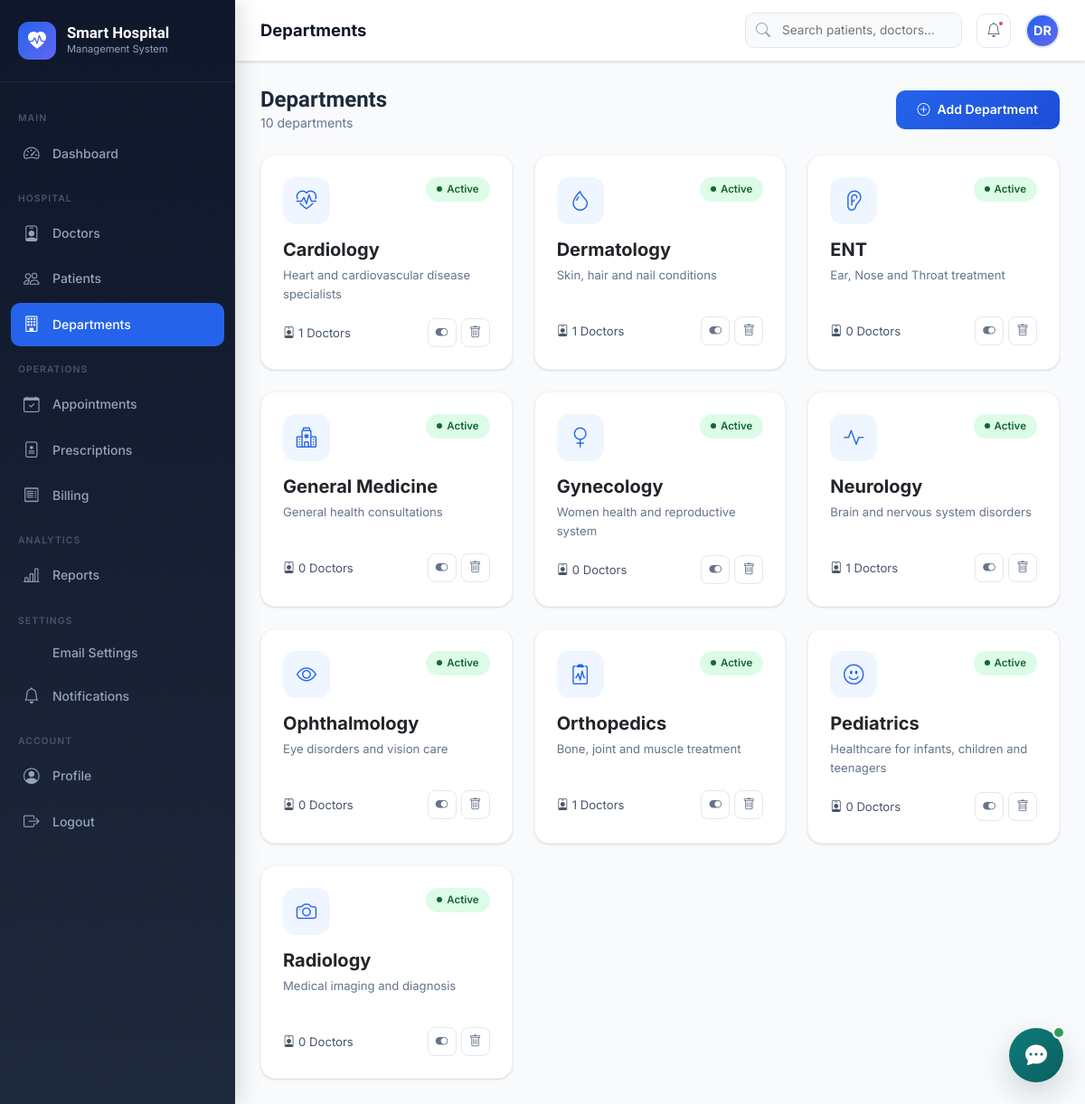
The app's page /admin/departments.php (signed in) with its own data.
### tables this page shows
CREATE TABLE departments (
    id INT AUTO_INCREMENT PRIMARY KEY,
    name VARCHAR(100) NOT NULL,
    description TEXT,
    icon VARCHAR(50) DEFAULT 'hospital',
    status ENUM('active','inactive') DEFAULT 'active',
    created_at TIMESTAMP DEFAULT CURRENT_TIMESTAMP
);

### config.php (called while the page is built, shortened)
<?php
function e(string $s): string { return htmlspecialchars($s, ENT_QUOTES, 'UTF-8'); }

### admin/departments.php (the view, shortened to what this page needs)
<?php
require_once '../config.php';
$db = getDB();
$departments = $db->query("
    SELECT d.*, COUNT(doc.id) AS doctor_count
    FROM departments d
    LEFT JOIN doctors doc ON d.id = doc.department_id
    GROUP BY d.id ORDER BY d.name
")->fetchAll();
$pageTitle = 'Departments'; $activeMenu = 'departments';
include '../includes/layout_header.php';
?>
<div class="d-flex align-items-center justify-content-between mb-4 flex-wrap gap-3">
  <div>
    <h4 style="font-family:var(--font-display);font-weight:800;margin:0">Departments</h4>
    <p style="color:#64748B;font-size:.875rem;margin:0"><?= count($departments) ?> departments</p>
  </div>
  <button class="btn-primary-custom" onclick="openModal('add-dept-modal')">
    <i class="bi bi-plus-circle"></i> Add Department
  </button>
</div>
<div class="row g-4">
<?php
foreach($departments as $dept):
?>
<div class="col-lg-4 col-md-6" id="dept-<?= $dept['id'] ?>">
  <div class="card h-100">
    <div class="card-body">
      <div style="display:flex;align-items:flex-start;justify-content:space-between;margin-bottom:16px">
        <div style="width:52px;height:52px;border-radius:14px;background:var(--primary-light);display:flex;align-items:center;justify-content:center;font-size:1.4rem;color:var(--primary)">
          <i class="bi bi-<?= e($dept['icon'] ?? 'hospital') ?>"></i>
        </div>
        <span class="badge-pill <?= $dept['status'] ?>" id="dept-badge-<?= $dept['id'] ?>"><?= ucfirst($dept['status']) ?></span>
      </div>
      <h5 style="font-weight:700;margin-bottom:6px"><?= e($dept['name']) ?></h5>
      <p style="font-size:.82rem;color:#64748B;margin-bottom:16px;min-height:40px"><?= e($dept['description'] ?? '') ?></p>
      <div style="display:flex;align-items:center;justify-content:space-between">
        <span style="font-size:.82rem;color:#475569"><i class="bi bi-person-badge me-1"></i><?= $dept['doctor_count'] ?> Doctors</span>
        <div style="display:flex;gap:5px">
          <button class="btn-sm-action success" onclick="toggleDept(<?= $dept['id'] ?>,'<?= $dept['status'] ?>')" title="Toggle"><i class="bi bi-toggle-on"></i></button>
          <button class="btn-sm-action danger" onclick="deleteDept(<?= $dept['id'] ?>,'<?= e($dept['name']) ?>')" title="Delete"><i class="bi bi-trash"></i></button>
        </div>
      </div>
    </div>
  </div>
</div>
<?php endforeach; ?>
</div>
<?php include '../includes/layout_footer.php'; ?>

### includes/layout_header.php (shortened to what this page needs)
<?php
function getSidebarNav(string $role): array {
    $adminNav = [
        ['section' => 'Main'],
        ['href' => '/admin/dashboard.php',       'icon' => 'bi-speedometer2',    'label' => 'Dashboard',     'key' => 'dashboard'],
        ['section' => 'Hospital'],
        ['href' => '/admin/manage_doctors.php',  'icon' => 'bi-person-badge',    'label' => 'Doctors',       'key' => 'doctors'],
        ['href' => '/admin/manage_patients.php', 'icon' => 'bi-people',          'label' => 'Patients',      'key' => 'patients'],
        ['href' => '/admin/departments.php',     'icon' => 'bi-building',        'label' => 'Departments',   'key' => 'departments'],
        ['section' => 'Operations'],
        ['href' => '/admin/appointments.php',    'icon' => 'bi-calendar-check',  'label' => 'Appointments',  'key' => 'appointments'],
        ['href' => '/admin/prescriptions.php',   'icon' => 'bi-file-medical',    'label' => 'Prescriptions', 'key' => 'prescriptions'],
        ['href' => '/admin/billing.php',         'icon' => 'bi-receipt',         'label' => 'Billing',       'key' => 'billing'],
        ['section' => 'Analytics'],
        ['href' => '/admin/reports.php',         'icon' => 'bi-bar-chart-line',  'label' => 'Reports',         'key' => 'reports'],
        ['section' => 'Settings'],
        ['href' => '/admin/email_settings.php',  'icon' => 'bi-envelope-gear',   'label' => 'Email Settings',  'key' => 'email_settings'],
        ['href' => '/notifications.php',         'icon' => 'bi-bell',            'label' => 'Notifications',   'key' => 'notifications'],
        ['section' => 'Account'],
        ['href' => '/admin/profile.php',         'icon' => 'bi-person-circle',   'label' => 'Profile',         'key' => 'profile'],
        ['href' => '/logout.php',                'icon' => 'bi-box-arrow-right', 'label' => 'Logout',          'key' => 'logout'],
    ];
    $doctorNav = [
        ['section' => 'Main'],
        ['href' => '/doctor/dashboard.php',      'icon' => 'bi-speedometer2',    'label' => 'Dashboard',     'key' => 'dashboard'],
        ['section' => 'Clinical'],
        ['href' => '/doctor/appointments.php',   'icon' => 'bi-calendar-check',  'label' => 'Appointments',  'key' => 'appointments'],
        ['href' => '/doctor/prescriptions.php',  'icon' => 'bi-file-medical',    'label' => 'Prescriptions', 'key' => 'prescriptions'],
        ['href' => '/doctor/patients.php',       'icon' => 'bi-people',          'label' => 'My Patients',   'key' => 'patients'],
        ['section' => 'Account'],
        ['href' => '/notifications.php',         'icon' => 'bi-bell',            'label' => 'Notifications',   'key' => 'notifications'],
        ['href' => '/doctor/profile.php',        'icon' => 'bi-person-circle',   'label' => 'Profile',       'key' => 'profile'],
        ['href' => '/logout.php',                'icon' => 'bi-box-arrow-right', 'label' => 'Logout',        'key' => 'logout'],
    ];
    $patientNav = [
        ['section' => 'Main'],
        ['href' => '/patient/dashboard.php',         'icon' => 'bi-speedometer2',  'label' => 'Dashboard',       'key' => 'dashboard'],
        ['section' => 'My Health'],
        ['href' => '/patient/book_appointment.php',  'icon' => 'bi-calendar-plus', 'label' => 'Book Appointment', 'key' => 'book'],
        ['href' => '/patient/appointments.php',      'icon' => 'bi-calendar-check','label' => 'My Appointments',  'key' => 'appointments'],
        ['href' => '/patient/prescriptions.php',     'icon' => 'bi-file-medical',  'label' => 'Prescriptions',    'key' => 'prescriptions'],
        ['href' => '/patient/medical_records.php',   'icon' => 'bi-folder-heart',  'label' => 'Medical Records',  'key' => 'records'],
        ['href' => '/patient/billing.php',           'icon' => 'bi-receipt',       'label' => 'Bills',            'key' => 'billing'],
        ['section' => 'Account'],
        ['href' => '/notifications.php',             'icon' => 'bi-bell',          'label' => 'Notifications',    'key' => 'notifications'],
        ['href' => '/patient/profile.php',           'icon' => 'bi-person-circle', 'label' => 'Profile',          'key' => 'profile'],
        ['href' => '/logout.php',                    'icon' => 'bi-box-arrow-right','label' => 'Logout',          'key' => 'logout'],
    ];
    return match($role) {
        'admin'  => $adminNav,
        'doctor' => $doctorNav,
        default  => $patientNav,
    };
}
?>
<!DOCTYPE html>
<html lang="en">
<head>
<link href="https://cdn.jsdelivr.net/npm/bootstrap-icons@1.11.3/font/bootstrap-icons.css" rel="stylesheet">
<link href="https://cdn.jsdelivr.net/npm/bootstrap@5.3.2/dist/css/bootstrap.min.css" rel="stylesheet">
<link href="<?= APP_URL ?>/assets/css/style.css" rel="stylesheet">
</head>
<body>
<aside class="sidebar">
  <a href="<?= APP_URL ?>" class="sidebar-logo">
    <div class="sidebar-logo-icon"><i class="bi bi-heart-pulse-fill"></i></div>
    <div>
      <div class="sidebar-logo-text">Smart Hospital</div>
      <div class="sidebar-logo-sub">Management System</div>
    </div>
  </a>
  <nav class="sidebar-nav">
    <?php foreach(getSidebarNav($_SESSION['role']) as $item): ?>
      <?php if (isset($item['section'])): ?>
        <div class="nav-section-label"><?= e($item['section']) ?></div>
      <?php else: ?>
        <a href="<?= APP_URL . $item['href'] ?>"
           class="nav-link <?= ($activeMenu ?? '') === $item['key'] ? 'active' : '' ?>">
          <i class="bi <?= e($item['icon']) ?>"></i>
          <?= e($item['label']) ?>
        </a>
      <?php endif; ?>
    <?php endforeach; ?>
  </nav>
</aside>
<div class="main-content">
  <header class="topbar">
    <div class="topbar-title"><?= e($pageTitle ?? 'Dashboard') ?></div>
    <div class="topbar-search d-none d-md-block">
      <i class="bi bi-search"></i>
      <input type="search" id="global-search" placeholder="Search patients, doctors…">
    </div>
    <div class="dropdown">
      <button class="topbar-icon-btn" data-bs-toggle="dropdown" onclick="loadNotifications()">
        <i class="bi bi-bell"></i>
        <span class="notif-dot"></span>
      </button>
    </div>
    <div class="dropdown">
      <div class="topbar-avatar" data-bs-toggle="dropdown" title="<?= e($_SESSION['name'] ?? '') ?>">
        <?= strtoupper(substr($_SESSION['name'] ?? 'U', 0, 2)) ?>
      </div>
    </div>
  </header>
  <div class="page-content">

### includes/layout_footer.php (shortened to what this page needs)
  </div>
</div>
<?php include 'chatbot-widget.php'; ?>
</body>
</html>

### includes/chatbot-widget.php (shortened to what this page needs)
<?php
$chatbotApiBase = "http://localhost:5000";
?>
<link rel="stylesheet" href="<?php echo htmlspecialchars($chatbotApiBase); ?>/static/css/chatbot.css">
<div id="hms-chatbot-root" data-theme="light">
  <button id="hms-chatbot-toggle" aria-label="Open Smart Hospital Assistant" aria-expanded="false">
    <i class="bi bi-chat-dots-fill"></i>
    <span class="hms-toggle-badge" aria-hidden="true"></span>
  </button>
</div>

### chatbot/static/css/chatbot.css (style rules this page uses)
#hms-chatbot-root { --hms-font: -apple-system, BlinkMacSystemFont, "Segoe UI", Roboto, Helvetica, Arial, sans-serif; --hms-primary: #0e7c7b; --hms-primary-dark: #0a5f5e; --hms-primary-contrast: #ffffff; --hms-accent-warning: #e05a4e; --hms-accent-success: #2f9e5b; --hms-bg-panel: #ffffff; --hms-bg-body: #f5f9f9; --hms-bg-bot-bubble: #eef4f4; --hms-bg-user-bubble: var(--hms-primary); --hms-text-primary: #16262a; --hms-text-secondary: #5b6b6e; --hms-text-on-primary: #ffffff; --hms-border: #e0e8e8; --hms-shadow: 0 12px 32px rgba(14, 45, 45, 0.18); position: fixed; z-index: 2147483000; font-family: var(--hms-font); }
#hms-chatbot-root * { box-sizing: border-box; }
#hms-chatbot-toggle { position: fixed; right: 24px; bottom: 24px; width: 60px; height: 60px; border-radius: 50%; border: none; background: linear-gradient(135deg, var(--hms-primary), var(--hms-primary-dark)); color: var(--hms-primary-contrast); font-size: 24px; display: flex; align-items: center; justify-content: center; cursor: pointer; box-shadow: var(--hms-shadow); transition: transform 0.2s ease, box-shadow 0.2s ease; }
#hms-chatbot-toggle i { display: inline-block; }
#hms-chatbot-toggle i.hms-icon-pop { animation: hms-icon-pop 0.22s ease; }
#hms-chatbot-toggle .hms-toggle-badge { position: absolute; top: -2px; right: -2px; width: 14px; height: 14px; border-radius: 50%; background: var(--hms-accent-success); border: 2px solid var(--hms-bg-panel); }

### records on screen
departments: status "Active", name "Cardiology", description "Heart and cardiovascular disease specialists", doctor_count "1"
departments: status "Active", name "Dermatology", description "Skin, hair and nail conditions", doctor_count "1"
departments: status "Active", name "ENT", description "Ear, Nose and Throat treatment", doctor_count "0"
departments: status "Active", name "General Medicine", description "General health consultations", doctor_count "0"
departments: status "Active", name "Gynecology", description "Women health and reproductive system", doctor_count "0"
departments: status "Active", name "Neurology", description "Brain and nervous system disorders", doctor_count "1"
departments: status "Active", name "Ophthalmology", description "Eye disorders and vision care", doctor_count "0"
departments: status "Active", name "Orthopedics", description "Bone, joint and muscle treatment", doctor_count "1"
departments: status "Active", name "Pediatrics", description "Healthcare for infants, children and teenagers", doctor_count "0"
departments: status "Active", name "Radiology", description "Medical imaging and diagnosis", doctor_count "0"

### other values on screen
$item['section'] "MAIN"
$item['label'] "Dashboard"
$item['section'] "HOSPITAL"
$item['label'] "Doctors"
$item['label'] "Patients"
$item['label'] "Departments"
$item['section'] "OPERATIONS"
$item['label'] "Appointments"
$item['label'] "Prescriptions"
$item['label'] "Billing"
$item['section'] "ANALYTICS"
$item['label'] "Reports"
$item['section'] "SETTINGS"
$item['label'] "Email Settings"
$item['label'] "Notifications"
